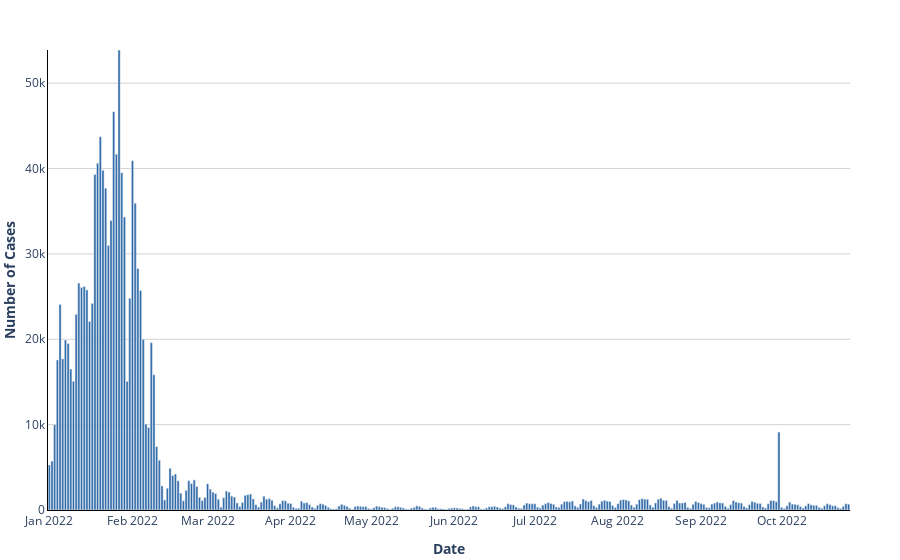

Notebook cell for this chart:
### Code cell
## BOX 7 - Adjust your layout
# figure layout
fig = go.Figure(data=trace1) #data = the info about the plot (above)
fig.update_layout(
    plot_bgcolor="white", font=dict(size=12), margin=dict(l=0, r=50, t=50, b=50)
) #the background colour, font size, and size of margins around the graph 
# modify x-axis
fig.update_xaxes(
    title="<b>Date</b>", #x-axis title 
    showgrid=True, #NOTICE - show grid does nothing unless you set a gridcolour (see y-axis below!)
    linecolor="black", #this colour refers only to the line at the axis
    # set start point of x-axis
    tick0="2021-01-01",
)
# modify y-axis
fig.update_yaxes(
    title="<b>Number of Cases</b>",
    showgrid=True,
    gridcolor="lightgrey",
    linecolor="black",
    # change range to envelope the appropriate range
    range=[0, max(cases_2022["Total_infected"] + 10)],
    # The above is the maximum number of Swedish cases +10
    # Nice to set a bit higher than the maximum so that it doesnt look 'cut off'
)
fig.show() # This will show the figure here for you

### Figure 1 — Plotly figure (JSON) as saved in the notebook; plotly's stock layout.template omitted (floating-point values rounded to 4 significant figures; data arrays with more than 128 entries replaced by an {"elided": "..."} marker saying what was removed)
{"data": [{"hovertemplate": "Date: %{x}<br>Cases: %{y}", "marker": {"color": "rgb(46,104,165)"}, "name": "Cases in Sweden", "type": "bar", "x": {"elided": "299 str values"}, "y": {"elided": "299 int values"}}], "layout": {"font": {"size": 12}, "margin": {"b": 50, "l": 0, "r": 50, "t": 50}, "plot_bgcolor": "white", "xaxis": {"linecolor": "black", "showgrid": true, "tick0": "2021-01-01", "title": {"text": "<b>Date</b>"}}, "yaxis": {"gridcolor": "lightgrey", "linecolor": "black", "range": [0, 53891], "showgrid": true, "title": {"text": "<b>Number of Cases</b>"}}}}
